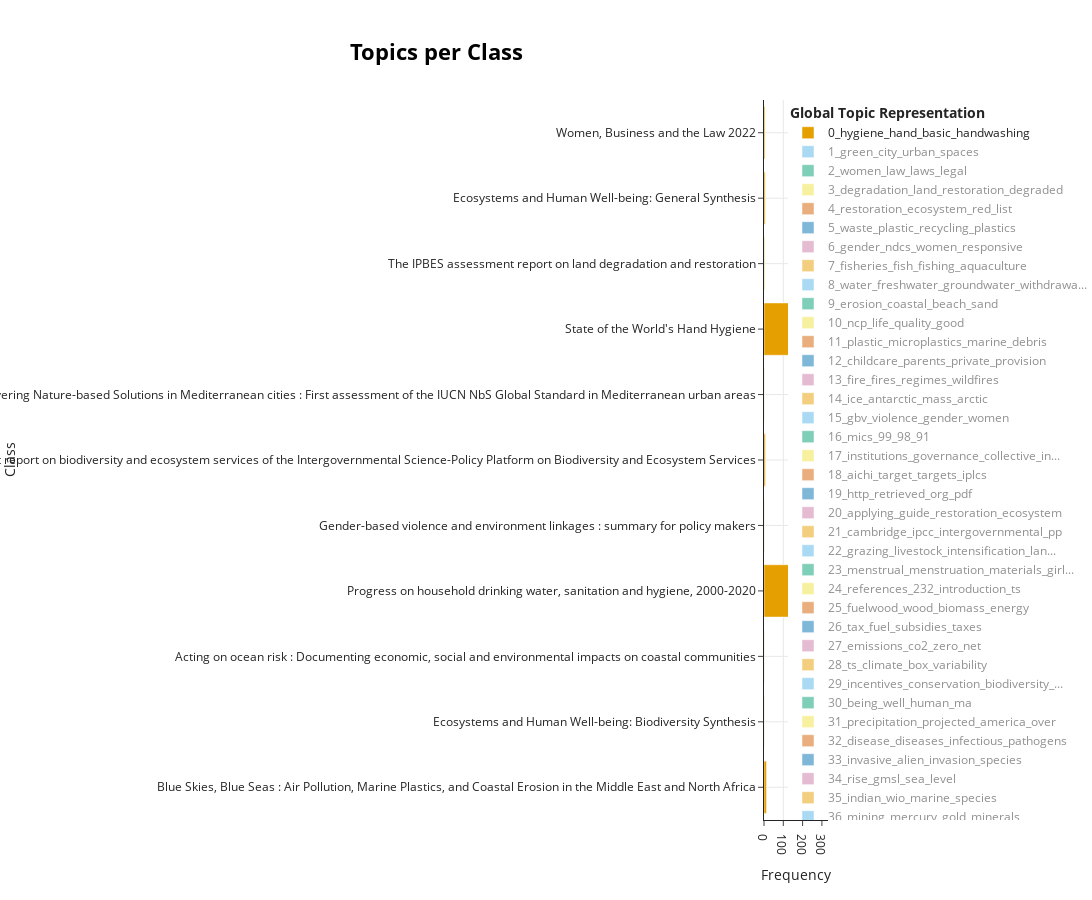

Notebook cell for this chart:
### Code cell
classes = [p[0].title for p in paragraph_corpus]
docs = [p[1].clean_text for p in paragraph_corpus]
topics_per_class = model.topics_per_class(docs, topics, classes=classes)

model.visualize_topics_per_class(topics_per_class, top_n_topics=50)
